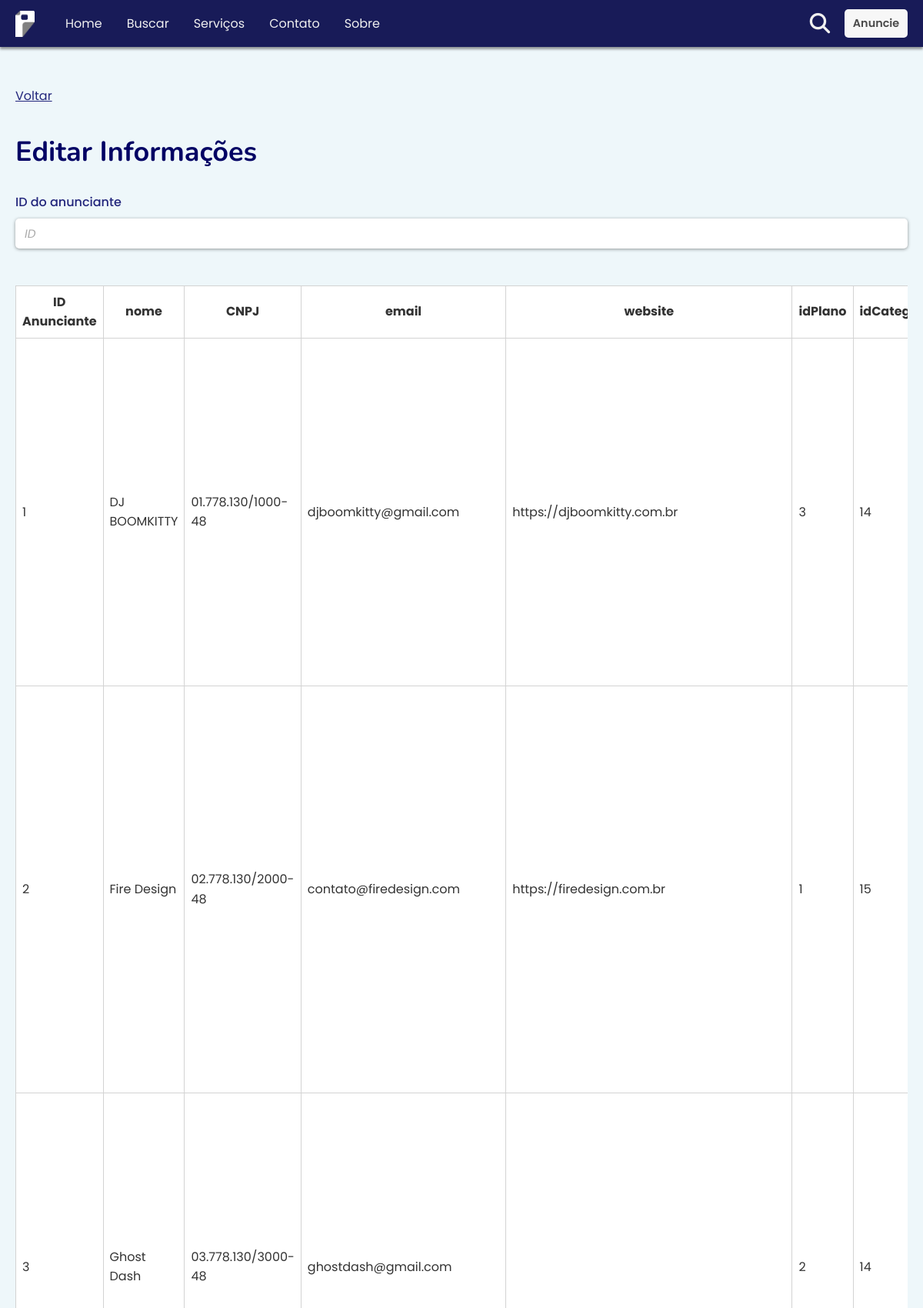
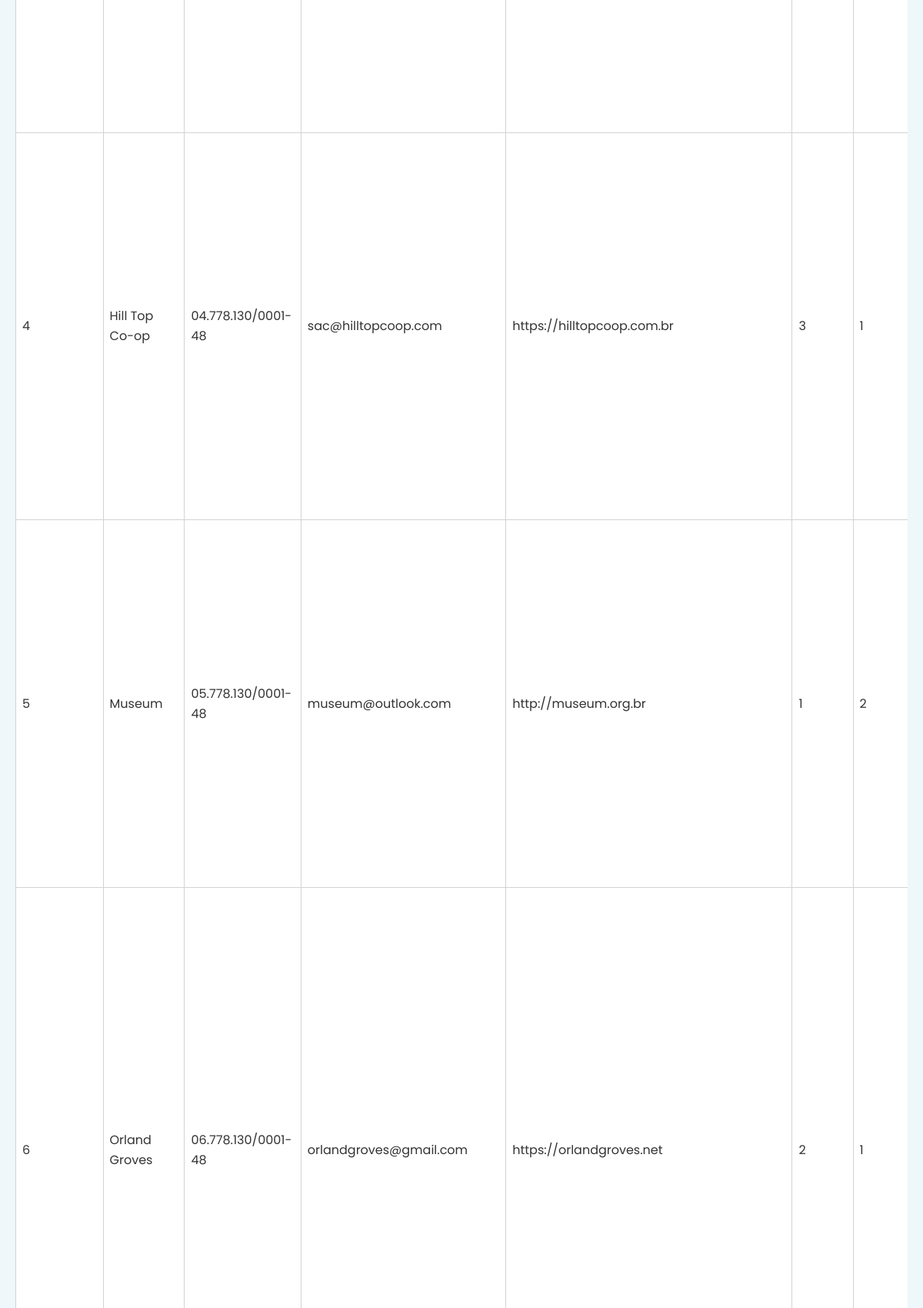
Screenshot of /admin/editar.php (signed in, upper part) with the database file from the repository (2 pictures, top to bottom).
### tables this page shows
CREATE TABLE `anunciante` (
  `idAnunciante` int(11) NOT NULL,
  `nome` varchar(30) NOT NULL,
  `slug` varchar(50) NOT NULL,
  `CNPJ` char(18) DEFAULT NULL,
  `email` varchar(30) NOT NULL,
  `website` varchar(1000) DEFAULT NULL,
  `descricao` varchar(1000) DEFAULT NULL,
  `idPlano` int(11) NOT NULL,
  `idCategoria` int(11) NOT NULL,
  `facebook` varchar(60) DEFAULT NULL,
  `instagram` varchar(60) DEFAULT NULL,
  `telefone` varchar(15) DEFAULT NULL,
  `celular` varchar(15) NOT NULL,
  `whatsapp` varchar(15) DEFAULT NULL,
  `idCidade` int(11) DEFAULT NULL,
  `CEP` char(9) DEFAULT NULL,
  `bairro` varchar(1000) DEFAULT NULL,
  `rua` varchar(1000) DEFAULT NULL,
  `numero` varchar(3) DEFAULT NULL,
  `imgAnuncioP` varchar(50) NOT NULL,
  `imgAnuncioG` varchar(50) NOT NULL
);

### admin/editar.php (the view, shortened to what this page needs)
<?php
require_once $_SERVER['DOCUMENT_ROOT'] . '/assets/php/conexao.php';
?>
<!DOCTYPE html>
<html lang="pt-br">
<head>
  <link rel="stylesheet" href="/assets/css/main.css">
</head>
<body>
<main id="main">
  <section id="edit" class="full-size">
    <div class="container">
      <p class="mb-6"><a class="link" href="index.php">Voltar</a></p>
      <h1 class="section-title mb-5">Editar Informações</h1>
      <form class="form mb-7" action="editar2.php" method="post" enctype="multipart/form-data">
        <div class="form__cols">
          <div class="form__group">
            <label class="form__label" for="ID">ID do anunciante</label>
            <input class="form__input" type="ID" name="ID" id="ID" placeholder="ID">
          </div>
        </div>
      </form>
      <?php
  $userQuery = $conexao->prepare('SELECT * FROM anunciante');
  $userQuery->execute();
  $user = $userQuery->fetchAll(PDO::FETCH_ASSOC);
  ?>
        <div style="overflow-x: auto">
          <table class="">
            <tr>
              <th class="">ID Anunciante</th>
              <th class="">nome</th>
              <th class="">CNPJ</th>
              <th class="">email</th>
              <th class="">website</th>
              <th class="">idPlano</th>
              <th class="">idCategoria</th>
            </tr>
            <?php
            foreach ($user as $linha) {
            ?>
              <tr>
                <td><?php echo $linha["idAnunciante"] ?></td>
                            <td><?php echo $linha["nome"] ?></td>
                            <td><?php echo $linha["CNPJ"] ?></td>
                            <td><?php echo $linha["email"] ?></td>
                            <td><?php echo $linha["website"] ?></td>
                            <td><?php echo $linha["idPlano"] ?></td>
                            <td><?php echo $linha["idCategoria"] ?></td>
              <?php }
              ?>
              </tr>
          </table>
        </div>
    </div>
    </section>
        </main>
</body>
</html>

### assets/css/main.css (style rules this page uses)
*, *::before, *::after { box-sizing: border-box; margin: 0; padding: 0; }
html, body { height: 100%; scroll-behavior: smooth; }
body { display: flex; flex-direction: column; min-width: 100%; line-height: 1.6; font-size: 100%; font-family: "Poppins", sans-serif; background-color: hsl(0deg, 0%, 97%); color: hsl(0deg, 0%, 29%); -webkit-text-size-adjust: 100%; -moz-text-size-adjust: 100%; text-size-adjust: 100%; }
h1, h2, h3, h4, h5, h6 { line-height: 1.125; margin: 0; }
p { margin: 0; }
a, a:hover { color: inherit; text-decoration: none; }
img { display: inline-block; max-width: 100%; }
button, input { font-size: inherit; font-family: inherit; }
button, input[type=submit], input[type=reset] { cursor: pointer; }
input, textarea, select { font-family: inherit; width: 100%; }
::placeholder { color: hsl(0deg, 0%, 63%); opacity: 0.9; font-style: italic; font-weight: 400; }
section { padding: 0; }
section:not(.hero) { padding-bottom: 6rem; }
.container, .container--sm { width: calc(100% - 2.5rem); margin: 0 auto; max-width: 1200px; }
.section-title, .subsection-title { font-family: "Nunito", sans-serif; color: hsl(240deg, 97%, 20%); }
.section-title { font-weight: 700; font-size: clamp(1.75rem, 4vw, 2.25rem); margin-bottom: 1rem; }
.link, .link--light { color: hsl(237deg, 57%, 31%); text-decoration: underline; }
.full-size { min-height: 90vh; padding-top: 2.5rem; padding-bottom: 2.5rem; }
@media only screen and (min-width: 800px) { .full-size { padding-top: 3rem; padding-bottom: 3rem; } }
header { position: fixed; top: 0; left: 0; right: 0; display: grid; place-items: center; width: 100%; background-color: hsl(237deg, 57%, 22%); color: hsl(0deg, 0%, 94%); box-shadow: 1px 1px 1px hsl(237deg, 57%, 31%); font-size: 0.9rem; box-shadow: 0 3px 3px rgba(0, 0, 0, 0.4); z-index: 10; }
header ~ main { margin-top: 4rem; }
header .nav { display: flex; justify-content: space-between; align-items: center; width: 100%; padding: 0.75rem 0; gap: 1rem; max-width: 1200px; }
header .nav__section { display: flex; align-items: center; gap: 1rem; }
header .nav__brand { width: 25px; margin-bottom: -0.5rem; }
header .nav__list { display: flex; align-items: center; margin: 0; margin-left: 1.5rem; -moz-column-gap: 2rem; column-gap: 2rem; row-gap: 1.5rem; list-style: none; }
header .nav__item { position: relative; }
header .nav__link { position: relative; outline: none; text-transform: capitalize; font-size: 1rem; }
header .nav__link::before { content: ""; position: absolute; bottom: -2px; left: 0; width: 100%; height: 1px; background-color: hsl(0deg, 0%, 94%); transform: scaleX(0); transition: transform 150ms ease-in; }
header .nav #open-nav-search-btn { transform: scale(1.1); margin-right: 0.25rem; }
header .nav__icon { background-color: transparent; border: 0; color: hsl(0deg, 0%, 94%); outline: none; font-size: 1.5rem; cursor: pointer; transition: color 100ms ease-in; }
.btn, .btn--block, .btn--sm, .btn--outline-light, .btn--light, .btn--outline-dark, .btn--dark { display: inline-block; padding: 0.5em 0.75em; border: 0; border-radius: 5px; font-weight: 600; text-align: center; transition: 100ms ease-in; font-size: inherit; }
.btn--light { background-color: hsl(0deg, 0%, 97%); color: hsl(0deg, 0%, 29%); }
.form { display: flex; flex-direction: column; justify-content: center; gap: 1.5rem; }
.form__cols { display: flex; gap: 1rem; }
.form__cols * { flex: 1; width: 100%; }
.form__group { display: flex; flex-direction: column; gap: 0.5rem; }
.form__label, .form__label--required { position: relative; color: hsl(237deg, 57%, 31%); font-weight: 500; }
.form__input { outline: none; border: 0; box-shadow: 0 1px 4px rgba(0, 0, 0, 0.4); padding: 0.5rem 0.75rem; font-size: 0.95rem; background-color: hsl(0deg, 0%, 100%); border-radius: 5px; transition: 100ms ease-in; }
body { background-color: hsla(195deg, 53%, 79%, 0.2); }
.mb-5 { margin-bottom: 2rem; }
.mb-6 { margin-bottom: 2.5rem; }
.mb-7 { margin-bottom: 3rem; }

### admin/editar.php (style rules this page uses)
table { margin: 0 auto; }
table { color: #333; background: white; border: 1px solid grey; font-size: 12pt; border-collapse: collapse; width: 250%; }
table th, table td { padding: .5em; border: 1px solid lightgrey; }

### rows the page displays
anunciante: idAnunciante "1", nome "DJ BOOMKITTY", CNPJ "01.778.130/1000-48", email "djboomkitty@gmail.com", website "https://djboomkitty.com.br", idPlano "3", idCategoria "14"
anunciante: idAnunciante "2", nome "Fire Design", CNPJ "02.778.130/2000-48", email "contato@firedesign.com", website "https://firedesign.com.br", idPlano "1", idCategoria "15"
anunciante: idAnunciante "3", nome "Ghost Dash", CNPJ "03.778.130/3000-48", email "ghostdash@gmail.com", idPlano "2", idCategoria "14"
anunciante: idAnunciante "4", nome "Hill Top Co-op", CNPJ "04.778.130/0001-48", email "sac@hilltopcoop.com", website "https://hilltopcoop.com.br", idPlano "3", idCategoria "1"
anunciante: idAnunciante "5", nome "Museum", CNPJ "05.778.130/0001-48", email "museum@outlook.com", website "http://museum.org.br", idPlano "1", idCategoria "2"
anunciante: idAnunciante "6", nome "Orland Groves", CNPJ "06.778.130/0001-48", email "orlandgroves@gmail.com", website "https://orlandgroves.net", idPlano "2", idCategoria "1"
